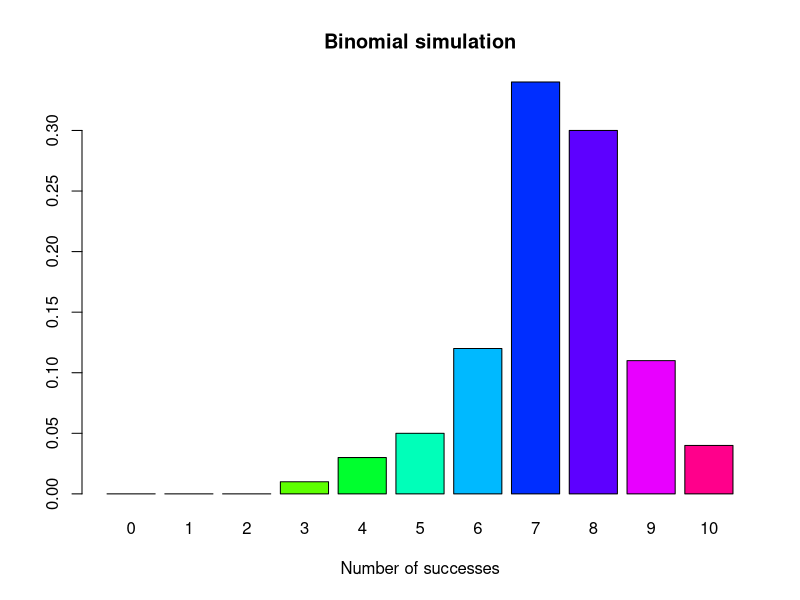
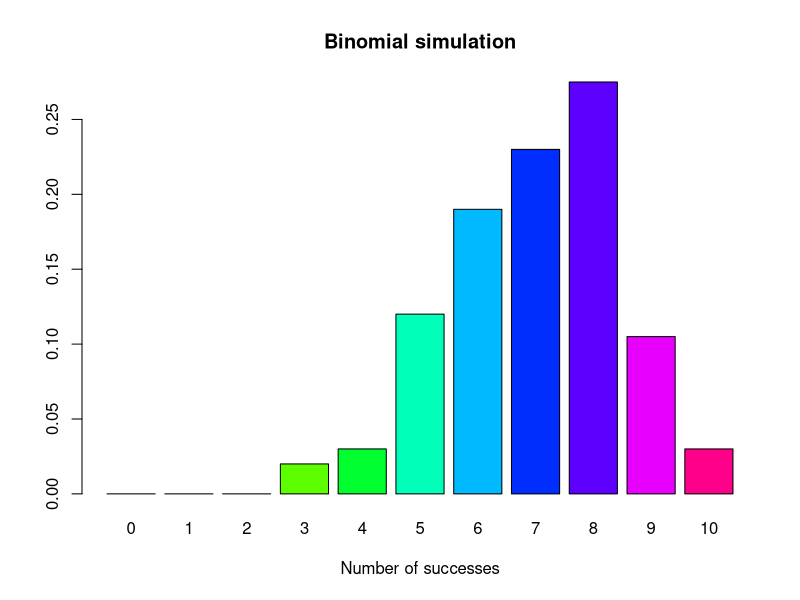
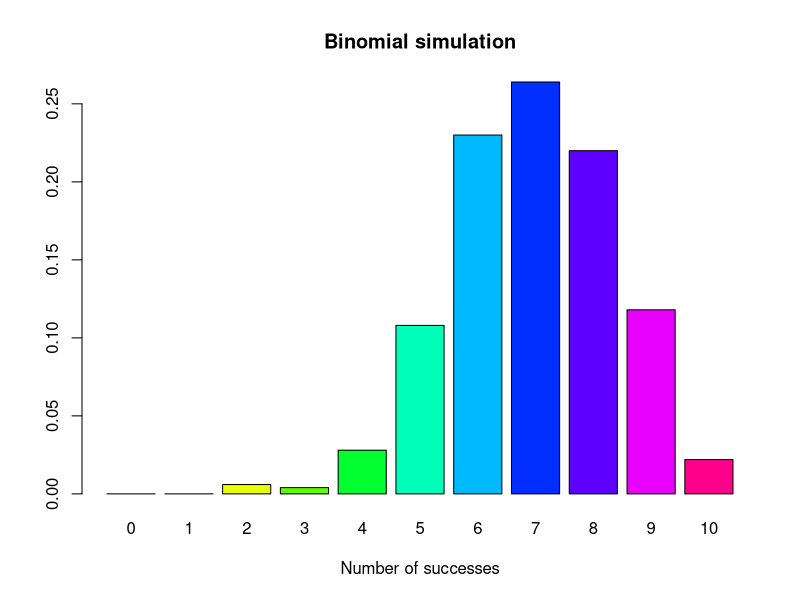
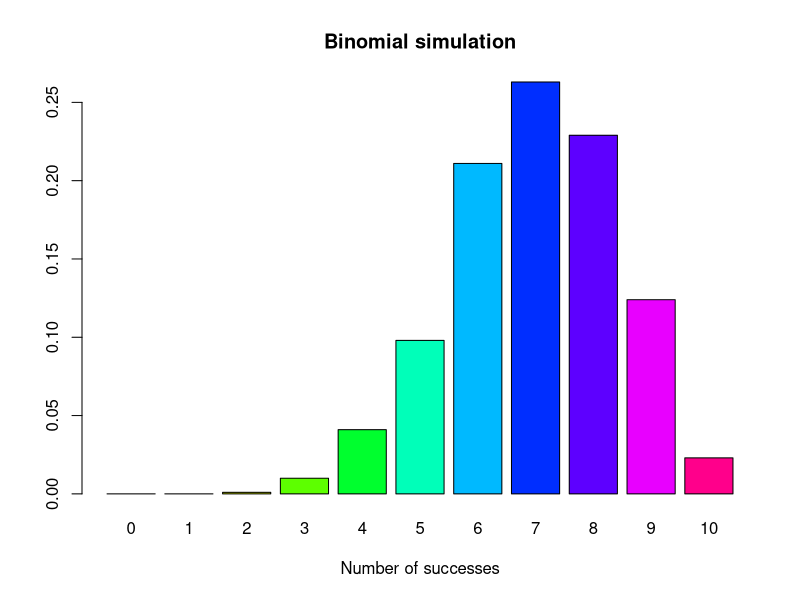
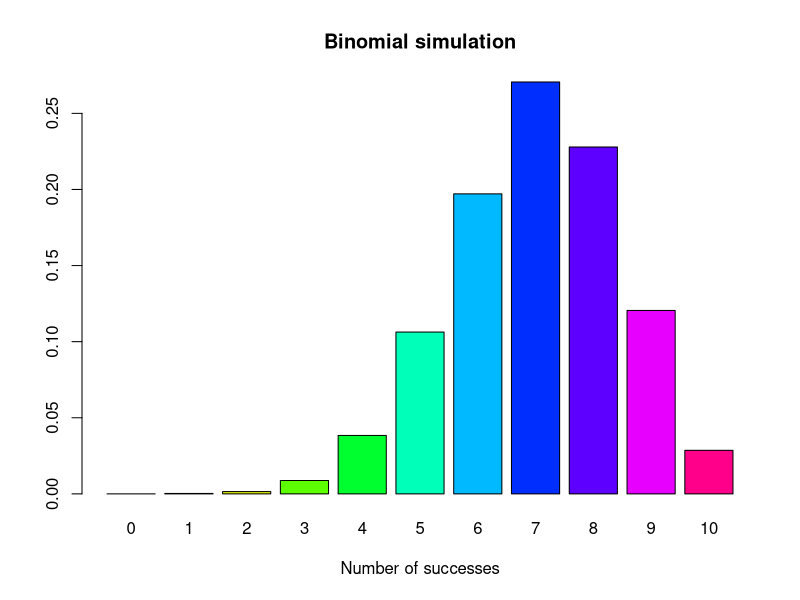

The R script that drew these images, in order:
#task 2

#Dr. Stewart's sampling function
## sampling function
# iter = iterations, n=sample size
# set default values
mybin=function(iter=100,n=10, p=0.5){ 
  # make a matrix to hold the samples
  #initially filled with NA's
  sam.mat=matrix(NA,nr=n,nc=iter, byrow=TRUE)
  #Make a vector to hold the number of successes in each trial
  succ=c()
  for( i in 1:iter){
    #Fill each column with a new sample
    sam.mat[,i]=sample(c(1,0),n,replace=TRUE, prob=c(p,1-p))
    #Calculate a statistic from the sample (this case it is the sum)
    succ[i]=sum(sam.mat[,i])
  }
  #Make a table of successes
  succ.tab=table(factor(succ,levels=0:n))
  #Make a barplot of the proportions
  barplot(succ.tab/(iter), col=rainbow(n+1), main="Binomial simulation", xlab="Number of successes")
  succ.tab/iter
}

mybin(n=10, p=0.7)
mybin(iter=200, n=10, p=0.7)
mybin(iter=500, p=0.7)
mybin(iter=1000, p=0.7)
mybin(iter=10000, p=0.7)


#verify values for table with 10000 iterations

dbinom(x=0, size=10, prob=0.7)
dbinom(x=1, size=10, prob=0.7)
dbinom(x=2, size=10, prob=0.7)
dbinom(x=3, size=10, prob=0.7)
dbinom(x=4, size=10, prob=0.7)
dbinom(x=5, size=10, prob=0.7)
dbinom(x=6, size=10, prob=0.7)
dbinom(x=7, size=10, prob=0.7)
dbinom(x=8, size=10, prob=0.7)
dbinom(x=9, size=10, prob=0.7)
dbinom(x=10, size=10, prob=0.7)

##They are all approximately equal relative frequencies to mybin simulation



